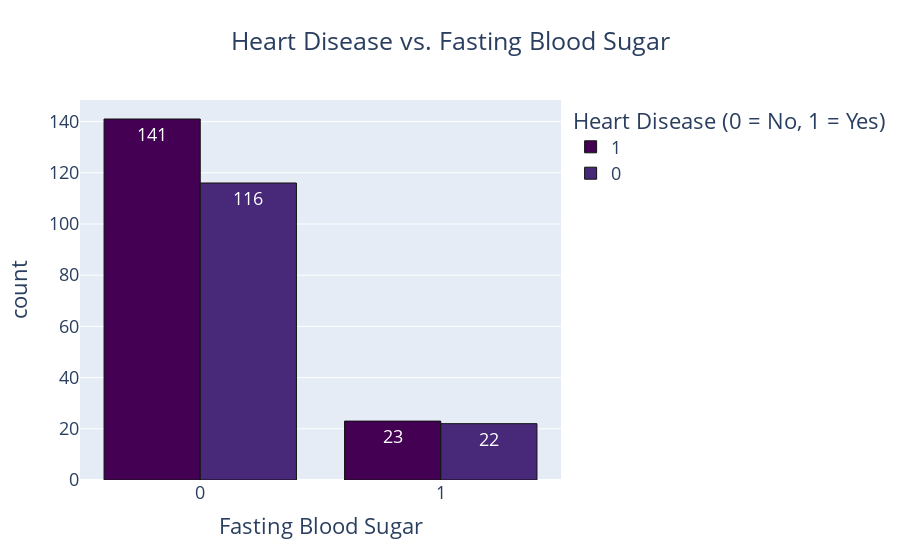

Notebook code for this chart:
### Code cell
import plotly.express as px

fig = px.histogram(heart, 
                   x="fasting_blood_sugar", 
                   color="target", 
                   barmode="group",
                   text_auto=True,
                   labels={"fasting_blood_sugar": "Fasting Blood Sugar", 
                           "target": "Heart Disease (0 = No, 1 = Yes)"},
                   title="Heart Disease vs. Fasting Blood Sugar",
                   color_discrete_sequence=px.colors.sequential.Viridis)


fig.update_layout(title_x=0.5, font_size=18)
fig.update_traces(
    hovertemplate="Fasting Blood Sugar: %{x}<br>Frequency: %{y}",
    marker=dict(line=dict(color='#111', width=1))
)

### Figure 1 — Plotly figure (JSON) as saved in the notebook; plotly's stock layout.template omitted (floating-point values rounded to 4 significant figures; data arrays with more than 128 entries replaced by an {"elided": "..."} marker saying what was removed)
{"data": [{"alignmentgroup": "True", "bingroup": "x", "hovertemplate": "Fasting Blood Sugar: %{x}<br>Frequency: %{y}", "legendgroup": "1", "marker": {"color": "#440154", "line": {"color": "#111", "width": 1}, "pattern": {"shape": ""}}, "name": "1", "offsetgroup": "1", "orientation": "v", "showlegend": true, "texttemplate": "%{value}", "type": "histogram", "x": {"elided": "164 int values"}, "xaxis": "x", "yaxis": "y"}, {"alignmentgroup": "True", "bingroup": "x", "hovertemplate": "Fasting Blood Sugar: %{x}<br>Frequency: %{y}", "legendgroup": "0", "marker": {"color": "#482878", "line": {"color": "#111", "width": 1}, "pattern": {"shape": ""}}, "name": "0", "offsetgroup": "0", "orientation": "v", "showlegend": true, "texttemplate": "%{value}", "type": "histogram", "x": {"elided": "138 int values"}, "xaxis": "x", "yaxis": "y"}], "layout": {"barmode": "group", "font": {"size": 18}, "legend": {"title": {"text": "Heart Disease (0 = No, 1 = Yes)"}, "tracegroupgap": 0}, "title": {"text": "Heart Disease vs. Fasting Blood Sugar", "x": 0.5}, "xaxis": {"anchor": "y", "domain": [0, 1], "title": {"text": "Fasting Blood Sugar"}}, "yaxis": {"anchor": "x", "domain": [0, 1], "title": {"text": "count"}}}}
